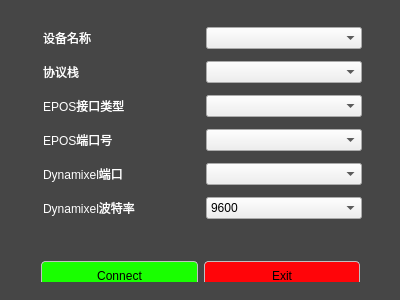
<?xml version="1.0" encoding="UTF-8"?>
<ui version="4.0">
 <class>ConnectUi</class>
 <widget class="QDialog" name="ConnectUi">
  <property name="geometry">
   <rect>
    <x>0</x>
    <y>0</y>
    <width>400</width>
    <height>300</height>
   </rect>
  </property>
  <property name="windowTitle">
   <string>连接界面</string>
  </property>
  <property name="windowIcon">
   <iconset resource="DOF_Teach.qrc">
    <normaloff>:/icon/ico/usb_connected_128px_1168710_easyicon.net.ico</normaloff>:/icon/ico/usb_connected_128px_1168710_easyicon.net.ico</iconset>
  </property>
  <property name="styleSheet">
   <string notr="true">#ConnectUi{
font: 12pt &quot;Adobe 黑体 Std R&quot;;
background-color:#464646;
color:#464646;
}</string>
  </property>
  <widget class="QWidget" name="layoutWidget">
   <property name="geometry">
    <rect>
     <x>32</x>
     <y>10</y>
     <width>341</width>
     <height>231</height>
    </rect>
   </property>
   <layout class="QGridLayout" name="gridLayout">
    <item row="0" column="0">
     <widget class="QLabel" name="label">
      <property name="styleSheet">
       <string notr="true">font: 12pt &quot;Adobe 黑体 Std R&quot;;
color:#ffffff;</string>
      </property>
      <property name="text">
       <string>设备名称</string>
      </property>
     </widget>
    </item>
    <item row="0" column="1">
     <widget class="QComboBox" name="DeviceNameSelection"/>
    </item>
    <item row="1" column="0">
     <widget class="QLabel" name="label_2">
      <property name="styleSheet">
       <string notr="true">font: 12pt &quot;Adobe 黑体 Std R&quot;;
color:#ffffff;</string>
      </property>
      <property name="text">
       <string>协议栈</string>
      </property>
     </widget>
    </item>
    <item row="1" column="1">
     <widget class="QComboBox" name="ProtocolStackNameSelection"/>
    </item>
    <item row="2" column="0">
     <widget class="QLabel" name="label_3">
      <property name="styleSheet">
       <string notr="true">font: 12pt &quot;Adobe 黑体 Std R&quot;;
color:#ffffff;</string>
      </property>
      <property name="text">
       <string>EPOS接口类型</string>
      </property>
     </widget>
    </item>
    <item row="2" column="1">
     <widget class="QComboBox" name="InterfaceNameSelection"/>
    </item>
    <item row="3" column="0">
     <widget class="QLabel" name="label_4">
      <property name="styleSheet">
       <string notr="true">font: 12pt &quot;Adobe 黑体 Std R&quot;;
color:#ffffff;</string>
      </property>
      <property name="text">
       <string>EPOS端口号</string>
      </property>
     </widget>
    </item>
    <item row="3" column="1">
     <widget class="QComboBox" name="PortNameSelection"/>
    </item>
    <item row="4" column="0">
     <widget class="QLabel" name="label_5">
      <property name="styleSheet">
       <string notr="true">font: 12pt &quot;Adobe 黑体 Std R&quot;;
color:#ffffff;</string>
      </property>
      <property name="text">
       <string>Dynamixel端口</string>
      </property>
     </widget>
    </item>
    <item row="4" column="1">
     <widget class="QComboBox" name="DyComSelection"/>
    </item>
    <item row="5" column="0">
     <widget class="QLabel" name="label_6">
      <property name="styleSheet">
       <string notr="true">font: 12pt &quot;Adobe 黑体 Std R&quot;;
color:#ffffff;</string>
      </property>
      <property name="text">
       <string>Dynamixel波特率</string>
      </property>
     </widget>
    </item>
    <item row="5" column="1">
     <widget class="QComboBox" name="DyBaudrate">
      <item>
       <property name="text">
        <string>9600</string>
       </property>
      </item>
      <item>
       <property name="text">
        <string>57142</string>
       </property>
      </item>
      <item>
       <property name="text">
        <string>115200</string>
       </property>
      </item>
     </widget>
    </item>
   </layout>
  </widget>
  <widget class="QWidget" name="layoutWidget_2">
   <property name="geometry">
    <rect>
     <x>30</x>
     <y>250</y>
     <width>341</width>
     <height>32</height>
    </rect>
   </property>
   <layout class="QHBoxLayout" name="horizontalLayout">
    <item>
     <widget class="QPushButton" name="btnConnect">
      <property name="minimumSize">
       <size>
        <width>0</width>
        <height>30</height>
       </size>
      </property>
      <property name="sizeIncrement">
       <size>
        <width>0</width>
        <height>30</height>
       </size>
      </property>
      <property name="styleSheet">
       <string notr="true"> 
#btnConnect{  
	font: 75 12pt &quot;3ds&quot;;
    border: 1px solid #C0C0C0;  
    background-color:#19ff00;  
    border-style: solid;  
    border-radius:4px;  
    width: 100px;  
    height:20px;  
    padding:0 0px;  
} 
#btnConnect:hover{     
    border: 1px solid #E3C46F;  
    background-color:#FEF4BF;  
    border-style: solid;  
    border-radius:2px;  
    width: 40px;  
    height:20px;  
    padding:0 0px;  
}  
#btnConnect:pressed{  
    background-color:#EAF0FF;  
    border: 1px solid #AAB4C4;  
    width: 40px;  
    height:20px;  
    padding:0 0px;  
    border-radius:1px;  
}</string>
      </property>
      <property name="text">
       <string>Connect</string>
      </property>
     </widget>
    </item>
    <item>
     <widget class="QPushButton" name="btnExit">
      <property name="minimumSize">
       <size>
        <width>0</width>
        <height>30</height>
       </size>
      </property>
      <property name="styleSheet">
       <string notr="true"> 
#btnExit{  
	font: 12pt &quot;3ds&quot;;
    border: 1px solid #C0C0C0;  
    background-color:#ff0509;  
    border-style: solid;  
    border-radius:4px;  
    width: 100px;  
    height:20px;  
    padding:0 0px;  
} 
#btnExit:hover{     
    border: 1px solid #E3C46F;  
    background-color:#FEF4BF;  
    border-style: solid;  
    border-radius:2px;  
    width: 40px;  
    height:20px;  
    padding:0 0px;  
}  
#btnExit:pressed{  
    background-color:#EAF0FF;  
    border: 1px solid #AAB4C4;  
    width: 40px;  
    height:20px;  
    padding:0 0px;  
    border-radius:1px;  
}</string>
      </property>
      <property name="text">
       <string>Exit</string>
      </property>
     </widget>
    </item>
   </layout>
  </widget>
 </widget>
 <layoutdefault spacing="6" margin="11"/>
 <resources>
  <include location="DOF_Teach.qrc"/>
 </resources>
 <connections>
  <connection>
   <sender>btnConnect</sender>
   <signal>clicked()</signal>
   <receiver>ConnectUi</receiver>
   <slot>accept()</slot>
   <hints>
    <hint type="sourcelabel">
     <x>114</x>
     <y>275</y>
    </hint>
    <hint type="destinationlabel">
     <x>199</x>
     <y>149</y>
    </hint>
   </hints>
  </connection>
  <connection>
   <sender>btnExit</sender>
   <signal>clicked()</signal>
   <receiver>ConnectUi</receiver>
   <slot>reject()</slot>
   <hints>
    <hint type="sourcelabel">
     <x>286</x>
     <y>275</y>
    </hint>
    <hint type="destinationlabel">
     <x>199</x>
     <y>149</y>
    </hint>
   </hints>
  </connection>
 </connections>
</ui>
